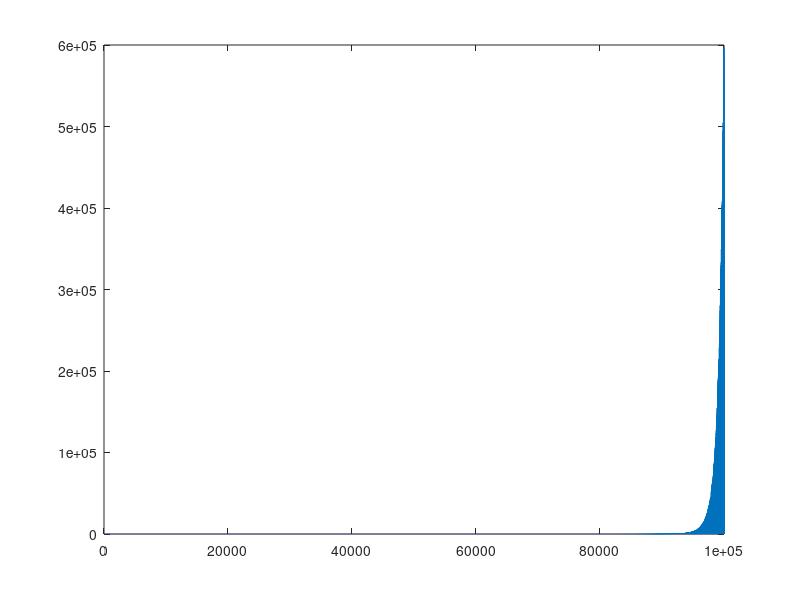

This chart was generated by the following MATLAB code:
clc,clear

f = @(x)-(x-2)^2;

T = 1e4;
T_decrease = 0.9999;
x_min = -10;
x_max = 10;

range = 2;

x0 = x_min+rand*(x_max-x_min);
y0 = f(x0);
box = zeros(1,100000);
for i = 1:100000
    x1 = x0 + (rand-rand)*(range);
    if x1<x_min;
        x1 = x_min;
    end
    if x1 > x_max
        x1 = x_max;
    end
    y1 = f(x1);
    error = y1-y0;
    if error >= 0
        x0 = x1;
    elseif exp(error/T)>rand;
        x0 = x1;
    end
    box(i) = exp(error/T);
    T = T*T_decrease;
end
x0
plot(box)
